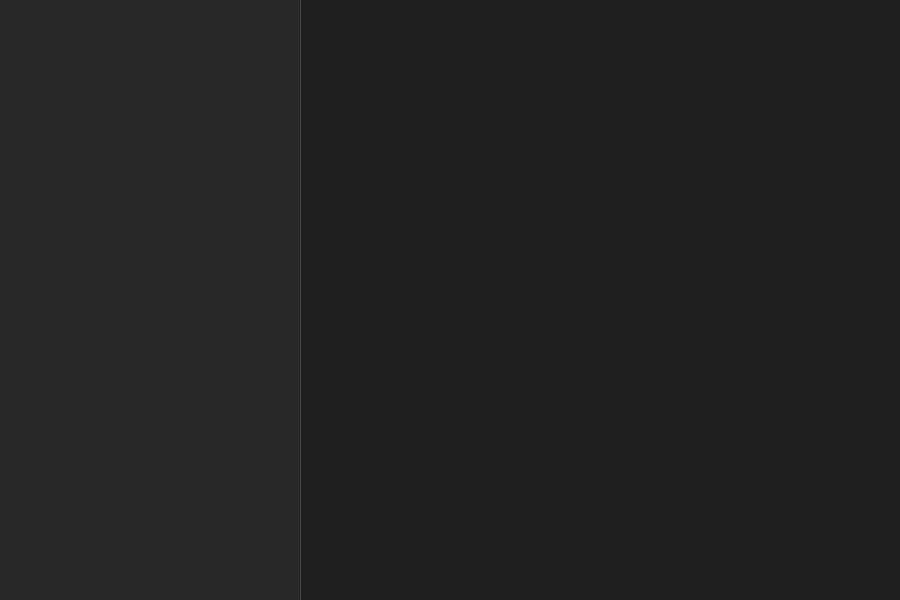
<?xml version="1.0" encoding="UTF-8"?>
<ui version="4.0">
 <class>VaultApp</class>
 <widget class="QMainWindow" name="VaultApp">
  <property name="geometry">
   <rect>
    <x>0</x>
    <y>0</y>
    <width>900</width>
    <height>600</height>
   </rect>
  </property>
  <property name="windowTitle">
   <string>MainWindow</string>
  </property>
  <property name="styleSheet">
   <string notr="true">QWidget{
	background: rgb(30, 30, 30);
	color: rgb(244, 244, 244);
	font: 12pt &quot;Arial&quot;;
}

QListWidget{
	background: rgb(40, 40, 40);
	max-width: 300px;
	min-width: 300px;
	border:0px;
}

/* button */
#CloseButton{
	border: 0px;
	border-radius: 4px;
	background: rgb(50, 50, 50);
	max-width: 60px;
	min-width: 60px;
	max-height: 24px;
	min-height: 24px;
}#CloseButton:hover{
	background: rgb(255, 55, 55);
}#CloseButton::pressed{
	background: rgb(30, 30, 30);
}

#VersionLabel{
	font: 10pt;
	color: rgb(150, 150, 150);
	padding-right: 2px;
	padding-bottom: 2px;
}

#line{
	background: rgb(70, 70, 70);
	border: 0px;
	max-width:1px;
	min-width:1px;
}

#MainLabel{
	font: 20pt;
}


</string>
  </property>
  <widget class="QWidget" name="centralwidget">
   <layout class="QGridLayout" name="gridLayout">
    <property name="leftMargin">
     <number>0</number>
    </property>
    <property name="topMargin">
     <number>0</number>
    </property>
    <property name="rightMargin">
     <number>0</number>
    </property>
    <property name="bottomMargin">
     <number>0</number>
    </property>
    <property name="spacing">
     <number>0</number>
    </property>
    <item row="1" column="3">
     <widget class="QStackedWidget" name="stackedWidget">
      <property name="sizePolicy">
       <sizepolicy hsizetype="Expanding" vsizetype="Expanding">
        <horstretch>0</horstretch>
        <verstretch>0</verstretch>
       </sizepolicy>
      </property>
      <property name="currentIndex">
       <number>-1</number>
      </property>
     </widget>
    </item>
    <item row="0" column="0" rowspan="2">
     <widget class="VaultListWidget" name="vaultListWidget">
      <property name="focusPolicy">
       <enum>Qt::FocusPolicy::NoFocus</enum>
      </property>
     </widget>
    </item>
    <item row="0" column="1" rowspan="2">
     <widget class="Line" name="line">
      <property name="orientation">
       <enum>Qt::Orientation::Vertical</enum>
      </property>
     </widget>
    </item>
   </layout>
  </widget>
 </widget>
 <customwidgets>
  <customwidget>
   <class>VaultListWidget</class>
   <extends>QListWidget</extends>
   <header>src/widgets/VaultListWidget.hpp</header>
  </customwidget>
 </customwidgets>
 <resources/>
 <connections/>
</ui>
